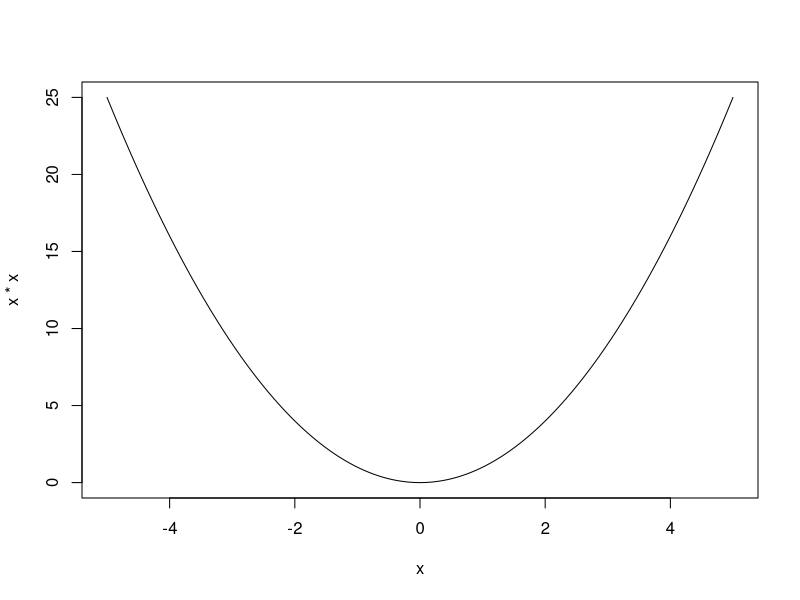

This chart was generated by the following R code:
generation_image <- function() {
  x <- -500:500 / 100
  #writePNG(quantized_image, "data/kmean_data/test_image_data1_quantized.png")
  image_path <- "unit3/output/parabola.png"  # Update this path
  png(image_path)
  plot(x, x * x, type = "l")
  dev.off()
}
generation_pdf <- function() {
  x <- -500:500 / 100
  #writePNG(quantized_image, "data/kmean_data/test_image_data1_quantized.png")
  image_path <- "unit3/output/parabola.pdf"  # Update this path
  pdf(image_path)
  plot(x, x * x, type = "l")
  dev.off()
}
generation_postscript <- function() {
  x <- -500:500 / 100;
  #writePNG(quantized_image, "data/kmean_data/test_image_data1_quantized.png")
  image_path <- "unit3/output/parabola.ps"  # Update this path
  # Open a PostScript graphics device
  postscript(image_path, width=7, height=7, horizontal=FALSE, paper="special")
  plot(x, x * x, type = "l")
  dev.off()
}
generation_postscript()